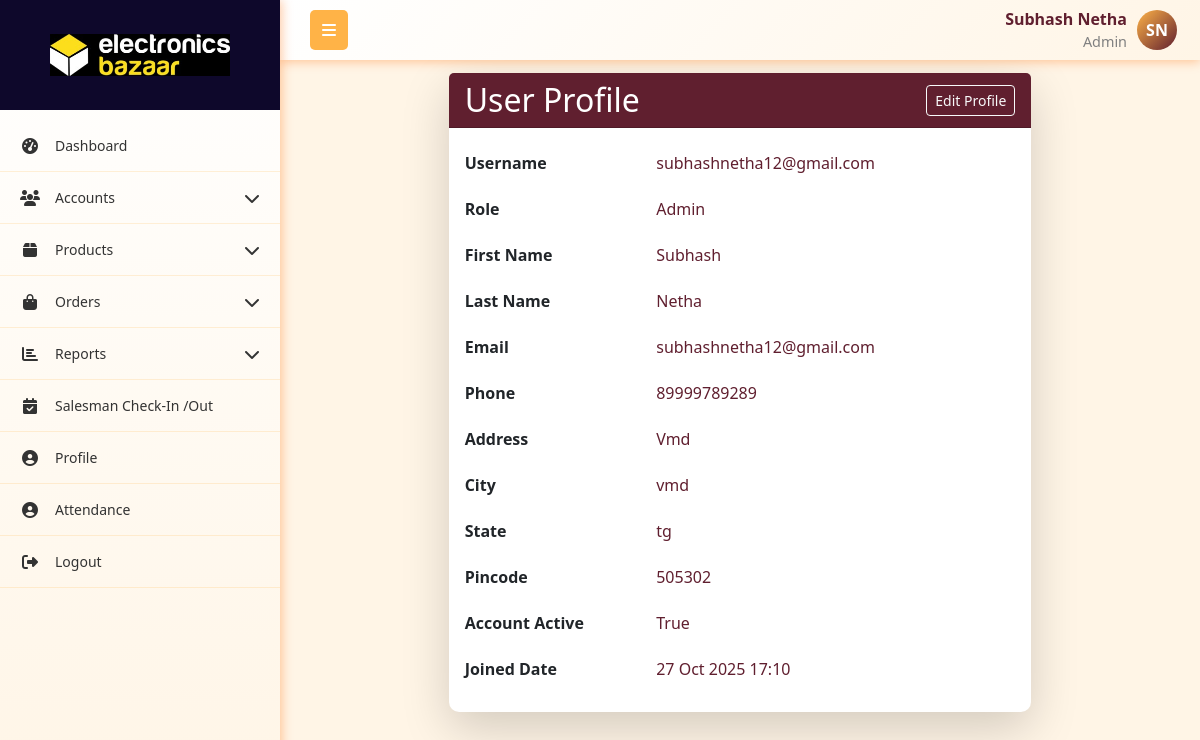
/profile/ (signed in), run on the app's committed database.
### App1/models.py (models this page shows, shortened)
class User(models.Model):
    role = models.ForeignKey(Role,on_delete=models.SET_NULL, null=True, related_name="role")
    username = models.CharField(max_length=255, unique=True)
    password = models.CharField(max_length=255)
    first_name = models.CharField(max_length=255)
    last_name = models.CharField(max_length=255,null=True, blank=True)
    email = models.EmailField(unique=True)
    phone_number = models.CharField(max_length=15, unique=True)
    address = models.TextField(null=True, blank=True)
    city = models.CharField(max_length=255,null=True, blank=True)
    state = models.CharField(max_length=255,null=True, blank=True)
    pincode = models.CharField(max_length=10,null=True, blank=True)
    is_active = models.BooleanField(default=True)
    created_at = models.DateTimeField(auto_now_add=True)
    updated_at = models.DateTimeField(auto_now=True)
    profile_picture = models.ImageField(upload_to='profile_pictures/', null=True, blank=True)

class Role(models.Model):
    name = models.CharField(max_length=255, unique=True)
    created_at = models.DateTimeField(auto_now_add=True)
    updated_at = models.DateTimeField(auto_now=True)

### App1/views.py (the view, shortened to what this page needs)
# urls.py: path('profile/',profile,name='profile'),
@csrf_exempt
def profile(request):
    current_user, role_permission = get_logged_in_user(request)
    if not current_user:
        return redirect('login')
    return render(request, 'accounts/profile.html', {'current_user': current_user, 'role_permission':role_permission})

### App1/views.py (called while the page is built)
def get_logged_in_user(request):
    username = request.session.get('current_user')
    if not username:
        return None, None  # always return a tuple
    try:
        user = User.objects.get(username=username)
        try:
            role_permission = RolePermissions.objects.get(role=user.role)
        except RolePermissions.DoesNotExist:
            role_permission = None
        return user, role_permission
    except User.DoesNotExist:
        return None, None

### templates/accounts/profile.html (shortened to what this page needs)
{% extends 'company_admin/base.html' %}
{% load static %}
{% block content %}
<!DOCTYPE html>
<html lang="en">
<head>
</head>
<body>
<div class="container py-2">
    <div class="row justify-content-center">
        <div class="col-lg-8">
            <div class="card shadow-lg border-0">
                <div class="card-header bg-primary-red text-white">
                    <div class="d-flex justify-content-between align-items-center">
                        <h2 class="mb-0">User Profile</h2>
                        <button type="button" id="editProfileBtn" class="btn btn-sm btn-outline-light">
                             Edit Profile
                        </button>
                    </div>
                </div>
                <div class="card-body">
                    <form id="profileForm" method="POST" action="{% url 'profile' %}">
                        <div class="row mb-2">
                            <label class="col-sm-4 col-form-label fw-bold">Username</label>
                            <div class="col-sm-8">
                                <span class="form-control-plaintext">{{ current_user.username }}</span>
                            </div>
                        </div>
                        <div class="row mb-2">
                            <label class="col-sm-4 col-form-label fw-bold">Role</label>
                            <div class="col-sm-8">
                                <span class="form-control-plaintext">{{ current_user.role.name }}</span>
                            </div>
                        </div>
                        <div class="row mb-2">
                            <label class="col-sm-4 col-form-label fw-bold">First Name</label>
                            <div class="col-sm-8">
                                <span class="form-control-plaintext" id="first_nameText">{{ current_user.first_name }}</span>
                            </div>
                        </div>
                        <div class="row mb-2">
                            <label class="col-sm-4 col-form-label fw-bold">Last Name</label>
                            <div class="col-sm-8">
                                <span class="form-control-plaintext" id="last_nameText">{{ current_user.last_name }}</span>
                            </div>
                        </div>
                        <div class="row mb-2">
                            <label class="col-sm-4 col-form-label fw-bold">Email</label>
                            <div class="col-sm-8">
                                <span class="form-control-plaintext" id="emailText">{{ current_user.email }}</span>
                            </div>
                        </div>
                        <div class="row mb-2">
                            <label class="col-sm-4 col-form-label fw-bold">Phone</label>
                            <div class="col-sm-8">
                                <span class="form-control-plaintext" id="phone_numberText">{{ current_user.phone_number }}</span>
                            </div>
                        </div>
                        <div class="row mb-2">
                            <label class="col-sm-4 col-form-label fw-bold">Address</label>
                            <div class="col-sm-8">
                                <span class="form-control-plaintext" id="addressText">{{ current_user.address }}</span>
                            </div>
                        </div>
                        <div class="row mb-2">
                            <label class="col-sm-4 col-form-label fw-bold">City</label>
                            <div class="col-sm-8">
                                <span class="form-control-plaintext" id="cityText">{{ current_user.city }}</span>
                            </div>
                        </div>
                        <div class="row mb-2">
                            <label class="col-sm-4 col-form-label fw-bold">State</label>
                            <div class="col-sm-8">
                                <span class="form-control-plaintext" id="stateText">{{ current_user.state }}</span>
                            </div>
                        </div>
                        <div class="row mb-2">
                            <label class="col-sm-4 col-form-label fw-bold">Pincode</label>
                            <div class="col-sm-8">
                                <span class="form-control-plaintext" id="pincodeText">{{ current_user.pincode }}</span>
                            </div>
                        </div>
                        <div class="row mb-2">
                            <label class="col-sm-4 col-form-label fw-bold">Account Active</label>
                            <div class="col-sm-8">
                                <span class="form-control-plaintext" id="statusText">{{ current_user.is_active }}</span>
                            </div>
                        </div>
                        <div class="row mb-2">
                            <label class="col-sm-4 col-form-label fw-bold">Joined Date</label>
                            <div class="col-sm-8">
                                <span class="form-control-plaintext" id="joinedText">{{ current_user.created_at|date:'d M Y H:i' }}</span>
                            </div>
                        </div>
                    </form>
                </div>
            </div>
        </div>
    </div>
</div>
{% endblock %}

### templates/company_admin/base.html (shortened to what this page needs)
{% load static %}
<!DOCTYPE html>
<html lang="en">
<head>
    <link href="https://cdnjs.cloudflare.com/ajax/libs/bootstrap/5.3.0/css/bootstrap.min.css" rel="stylesheet">
    <link href="https://cdnjs.cloudflare.com/ajax/libs/font-awesome/6.4.0/css/all.min.css" rel="stylesheet">
    <link rel="stylesheet" href="https://cdn.datatables.net/1.13.4/css/dataTables.bootstrap5.min.css">
    <link rel="stylesheet" href="https://cdn.datatables.net/responsive/2.4.1/css/responsive.bootstrap5.min.css">
    <link rel="stylesheet" href="{% static 'css/alert.css' %}">
</head>
<body>
    <nav class="top-navbar">
        <div class="navbar-container">
            <div class="navbar-left">
                <button class="sidebar-toggle" id="sidebarToggle">
                    <i class="fas fa-bars"></i>
                </button>
            </div>
            <div class="navbar-right me-2">
                <div class="navbar-user-info">
                    <span class="username">{{current_user.first_name}} {{current_user.last_name}}</span>
                    <span class="role">{{current_user.role.name}}</span>
                </div>
                {% if current_user.profile_picture %}
                    <img src="{{ current_user.profile_picture.url }}"
                        alt="{{ current_user.get_full_name }}"
                        class="navbar-profile-img">
                {% else %}
                     <div class="navbar-profile-fallback">
                        {{ current_user.first_name|first|upper }}{{ current_user.last_name|first|upper }}
                    </div>
                {% endif %}
            </div>
        </div>
    </nav>
    <nav class="sidebar" id="sidebar">
        <div class="sidebar-logo-container">
            <img src="{% static 'images/main-logo.jpg' %}" alt="Company Logo"  class="logo">
        </div>
        <ul class="nav flex-column sidebar-nav">
            {% if role_permission.dashboard_v %}
            <li class="nav-item">
                <a class="nav-link" href="{% url 'dashboard' %}">
                    <i class="fas fa-tachometer-alt nav-icon"></i>
                    <span class="nav-text">Dashboard</span>
                </a>
            </li>
            {% endif %}
            {% if role_permission.roles_v or role_permission.users_v or role_permission.customer_v %}
            <li class="nav-item">
                <a class="nav-link" href="#">
                    <i class="fas fa-users nav-icon"></i>
                    <span class="nav-text">Accounts</span>
                    <i class="fas fa-chevron-down arrow"></i>
                </a>
            </li>
            {% endif %}
            {% if role_permission.category_v or role_permission.all_products_v or role_permission.daily_production_v or role_permission.inventory_v %}
            <li class="nav-item">
                <a class="nav-link" href="#">
                    <i class="fas fa-box nav-icon"></i>
                    <span class="nav-text">Products</span>
                    <i class="fas fa-chevron-down arrow"></i>
                </a>
            </li>
            {% endif %}
            {% if role_permission.orders_v %}
            <li class="nav-item">
                <a class="nav-link" href="#">
                    <i class="fas fa-shopping-bag nav-icon"></i>
                    <span class="nav-text">Orders</span>
                    <i class="fas fa-chevron-down arrow"></i>
                </a>
            </li>
            {% endif %}
            {% if role_permission.s_reports_v or role_permission.c_reports_v %}
            <li class="nav-item">
                <a class="nav-link" href="#">
                    <i class="fas fa-chart-bar nav-icon"></i>
                    <span class="nav-text">Reports</span>
                    <i class="fas fa-chevron-down arrow"></i>
                </a>
            </li>
            {% endif %}
            {% if current_user.role.name == 'Admin' %}
            <li class="nav-item">
                <a class="nav-link" href="{% url 'salesman_visit_list' %}">
                    <i class="fas fa-calendar-check nav-icon"></i>
                    <span class="nav-text">Salesman Check-In /Out</span>
                </a>
            </li>
            {% endif %}
            <li class="nav-item">
                <a class="nav-link" href="{% url 'profile' %}">
                    <i class="fas fa-user-circle nav-icon"></i>
                    <span class="nav-text">Profile</span>
                </a>
            </li>
            <li class="nav-item">
                <a class="nav-link" href="{% url 'attendance' %}">
                    <i class="fas fa-user-circle nav-icon"></i>
                    <span class="nav-text">Attendance</span>
                </a>
            </li>
            <li class="nav-item">
                <a class="nav-link" href="{% url 'logout' %}" onclick="return confirm('Are you sure?');" >
                    <i class="fas fa-sign-out-alt nav-icon"></i>
                    <span class="nav-text">Logout</span>
                </a>
            </li>
        </ul>
    </nav>
    <main class="main-content" id="mainContent">
        {% block content %}{% endblock %}
    </main>
</body>
</html>

### templates/company_admin/base.html (style rules this page uses)
:root { --primary-red: #601F2F; --primary-orange: #ffb347; --accent-yellow: #fc3; --light-orange: #fff5e6; --dark-red: #4a1824; --sidebar-width: 280px; --sidebar-collapsed: 60px; }
* { box-sizing: border-box; }
body { font-family: 'Segoe UI', Tahoma, Geneva, Verdana, sans-serif; background-color: #f8f9fa; margin: 0; padding: 0; overflow-x: hidden; }
.top-navbar { background: linear-gradient(135deg, white 0%, var(--light-orange) 100%); box-shadow: 0 2px 10px rgba(255, 106, 0, 0.35); position: fixed; top: 0; left: var(--sidebar-width); right: 0; z-index: 1030; height: 60px; padding: 0; transition: left 0.3s ease; }
.navbar-container { display: flex; align-items: center; justify-content: space-between; height: 100%; padding: 0 15px; max-width: 100%; }
.navbar-left { display: flex; align-items: center; flex-shrink: 0; }
.sidebar-toggle { background: var(--primary-orange); border: none; color: white; padding: 8px 12px; border-radius: 5px; margin-left: 15px; cursor: pointer; }
.navbar-right { flex-shrink: 0; display: flex; align-items: center; gap: 10px; }
.navbar-profile-fallback { width: 40px; height: 40px; border-radius: 50%; background: linear-gradient(135deg, var(--primary-orange), var(--primary-red)); color: #fff; display: flex; align-items: center; justify-content: center; font-weight: 600; font-size: 16px; }
.navbar-user-info { display: flex; flex-direction: column; align-items: flex-end; }
.navbar-user-info .username { font-weight: 600; }
.navbar-user-info .role { font-size: 0.9rem; color: gray; }
.sidebar { position: fixed; top: 0; left: 0; height: 100vh; width: var(--sidebar-width); background: linear-gradient(180deg, white 0%, var(--light-orange) 100%); transform: translateX(0); transition: width 0.3s ease; z-index: 1040; overflow-y: auto; box-shadow: 2px 0 10px rgba(255, 106, 0, 0.35); display: flex; flex-direction: column; }
.sidebar-logo-container { display: flex; align-items: center; justify-content: center; height: 110px; width: 100%; background-color: #0e082b; margin-bottom: 10px; transition: opacity 0.3s, height 0.3s, margin-bottom 0.3s; }
.sidebar-logo-container .logo { width: 200px; height: auto; background: transparent; padding: 8px 10px; }
.sidebar:not(.collapsed) .sidebar-logo-container { opacity: 1; height: 110px; margin-bottom: 10px; }
.sidebar-nav { padding: 0; margin: 0; list-style: none; flex: 1 1 auto; }
.nav-item { border-bottom: 1px solid rgba(255, 179, 71, 0.2); }
.nav-link { color: #333; padding: 15px 20px; display: flex; align-items: center; text-decoration: none; transition: all 0.3s ease; position: relative; cursor: pointer; }
.nav-icon { width: 20px; margin-right: 15px; text-align: center; font-size: 16px; }
.nav-text { flex-grow: 1; font-size: 14px; }
.arrow { transition: transform 0.3s ease; margin-left: auto; }
.main-content { margin-top: 60px; padding: 5px; transition: margin-left 0.3s ease; min-height: calc(100vh - 60px); }
@media (min-width: 768px) { .sidebar { transform: translateX(0); top: 0; height: 100vh; } }
@media (min-width: 768px) { .main-content { margin-left: var(--sidebar-width); } }

### templates/accounts/profile.html (style rules this page uses)
:root { --primary-red: #601F2F; --primary-orange: #ffb347; --accent-yellow: #fc3; --light-orange: #fff5e6; --dark-red: #4a1824; }
body { background: var(--light-orange); color: var(--primary-red); }
.bg-primary-red { background-color: var(--primary-red) !important; }
.card { border-radius: 10px; border: 1px solid var(--primary-orange); }
.form-control-plaintext { color: var(--primary-red); padding: 0.375rem 0; }

### data on the page
User: first_name "Subhash", last_name "Netha", role.name "Admin", first_name|first "S", last_name|first "N", username "subhashnetha12@gmail.com", email "subhashnetha12@gmail.com", phone_number "89999789289", address "Vmd", city "vmd", state "tg", pincode "505302", is_active "True", created_at "27 Oct 2025 17:10"
